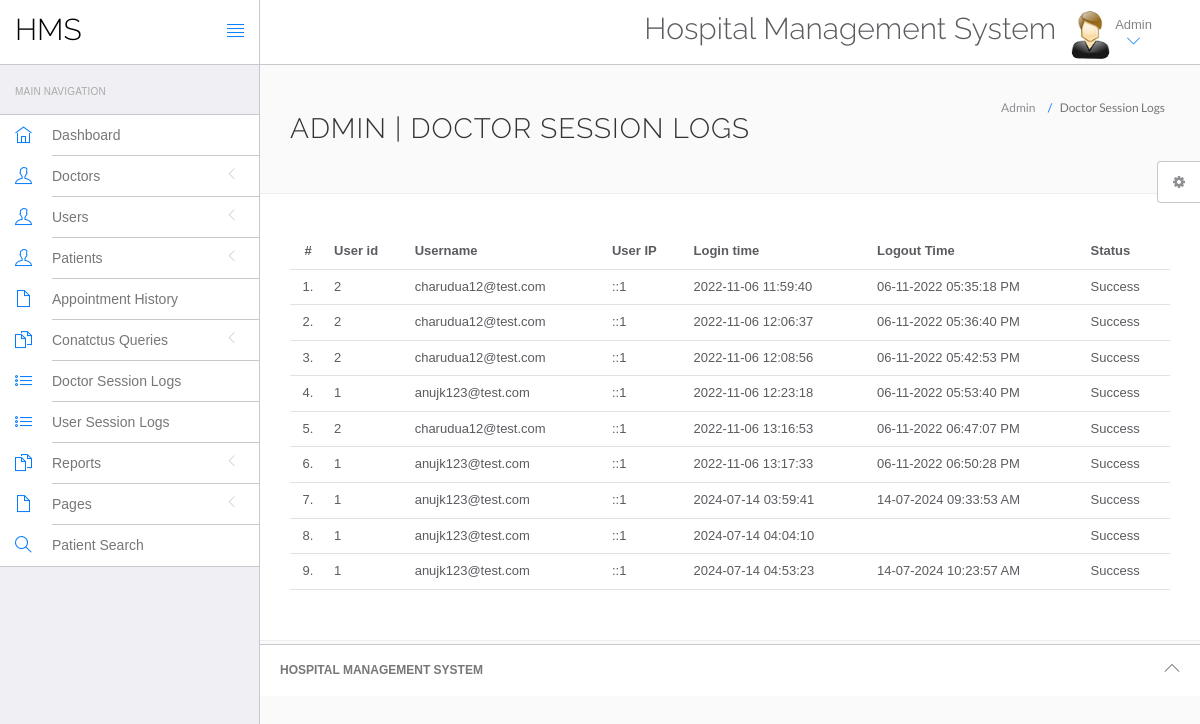
The app's page /hms/admin/doctor-logs.php (signed in) with its own data.
### tables this page shows
CREATE TABLE `doctorslog` (
  `id` int(11) NOT NULL,
  `uid` int(11) DEFAULT NULL,
  `username` varchar(255) DEFAULT NULL,
  `userip` binary(16) DEFAULT NULL,
  `loginTime` timestamp NULL DEFAULT current_timestamp(),
  `logout` varchar(255) DEFAULT NULL,
  `status` int(11) DEFAULT NULL
);

### hms/admin/doctor-logs.php (the view, shortened to what this page needs)
<?php
include('include/config.php');
if(strlen($_SESSION['id']==0)) {
 header('location:logout.php');
  } else{
?>
<!DOCTYPE html>
<html lang="en">
	<head>
		<link rel="stylesheet" href="vendor/bootstrap/css/bootstrap.min.css">
		<link rel="stylesheet" href="vendor/fontawesome/css/font-awesome.min.css">
		<link rel="stylesheet" href="vendor/themify-icons/themify-icons.min.css">
		<link href="vendor/animate.css/animate.min.css" rel="stylesheet" media="screen">
		<link href="vendor/perfect-scrollbar/perfect-scrollbar.min.css" rel="stylesheet" media="screen">
		<link href="vendor/switchery/switchery.min.css" rel="stylesheet" media="screen">
		<link href="vendor/bootstrap-touchspin/jquery.bootstrap-touchspin.min.css" rel="stylesheet" media="screen">
		<link href="vendor/select2/select2.min.css" rel="stylesheet" media="screen">
		<link href="vendor/bootstrap-datepicker/bootstrap-datepicker3.standalone.min.css" rel="stylesheet" media="screen">
		<link href="vendor/bootstrap-timepicker/bootstrap-timepicker.min.css" rel="stylesheet" media="screen">
		<link rel="stylesheet" href="assets/css/styles.css">
		<link rel="stylesheet" href="assets/css/plugins.css">
		<link rel="stylesheet" href="assets/css/themes/theme-1.css" id="skin_color" />
	</head>
	<body>
		<div id="app">
<?php include('include/sidebar.php');?>
			<div class="app-content">
					<?php include('include/header.php');?>
				<div class="main-content" >
					<div class="wrap-content container" id="container">
						<section id="page-title">
							<div class="row">
								<div class="col-sm-8">
									<h1 class="mainTitle">Admin  | Doctor Session Logs</h1>
																	</div>
								<ol class="breadcrumb">
									<li>
										<span>Admin </span>
									</li>
									<li class="active">
										<span>Doctor Session Logs</span>
									</li>
								</ol>
							</div>
						</section>
						<div class="container-fluid container-fullw bg-white">
									<div class="row">
								<div class="col-md-12">
									<table class="table table-hover" id="sample-table-1">
										<thead>
											<tr>
												<th class="center">#</th>
												<th class="hidden-xs">User id</th>
												<th>Username</th>
												<th>User IP</th>
												<th>Login time</th>
												<th>Logout Time </th>
												<th> Status </th>
											</tr>
										</thead>
										<tbody>
<?php
$sql=mysqli_query($con,"select * from doctorslog ");
$cnt=1;
while($row=mysqli_fetch_array($sql))
{
?>
											<tr>
												<td class="center"><?php echo $cnt;?>.</td>
												<td class="hidden-xs"><?php echo $row['uid'];?></td>
												<td class="hidden-xs"><?php echo $row['username'];?></td>
												<td><?php echo $row['userip'];?></td>
												<td><?php echo $row['loginTime'];?></td>
												<td><?php echo $row['logout'];?>
												</td>
												<td>
<?php if($row['status']==1)
{
	echo "Success";
}
else
{
	echo "Failed";
}?>
</td>
											</tr>
											<?php
$cnt=$cnt+1;
											 }?>
										</tbody>
									</table>
								</div>
							</div>
								</div>
					</div>
				</div>
			</div>
	<?php include('include/footer.php');?>
	<?php include('include/setting.php');?>
		</div>
	</body>
</html>
<?php } ?>

### hms/admin/include/sidebar.php (shortened to what this page needs)
<div class="sidebar app-aside" id="sidebar">
				<div class="sidebar-container perfect-scrollbar">
<nav>
						<div class="navbar-title">
							<span>Main Navigation</span>
						</div>
						<ul class="main-navigation-menu">
							<li>
								<a href="dashboard.php">
									<div class="item-content">
										<div class="item-media">
											<i class="ti-home"></i>
										</div>
										<div class="item-inner">
											<span class="title"> Dashboard </span>
										</div>
									</div>
								</a>
							</li>
							<li>
								<a href="javascript:void(0)">
									<div class="item-content">
										<div class="item-media">
											<i class="ti-user"></i>
										</div>
										<div class="item-inner">
											<span class="title"> Doctors </span><i class="icon-arrow"></i>
										</div>
									</div>
								</a>
								</li>
				<li>
								<a href="javascript:void(0)">
									<div class="item-content">
										<div class="item-media">
											<i class="ti-user"></i>
										</div>
										<div class="item-inner">
											<span class="title"> Users </span><i class="icon-arrow"></i>
										</div>
									</div>
								</a>
								</li>
								<li>
								<a href="javascript:void(0)">
									<div class="item-content">
										<div class="item-media">
											<i class="ti-user"></i>
										</div>
										<div class="item-inner">
											<span class="title"> Patients </span><i class="icon-arrow"></i>
										</div>
									</div>
								</a>
								</li>
<li>
								<a href="appointment-history.php">
									<div class="item-content">
										<div class="item-media">
											<i class="ti-file"></i>
										</div>
										<div class="item-inner">
											<span class="title"> Appointment History </span>
										</div>
									</div>
								</a>
							</li>
				<li>
								<a href="javascript:void(0)">
									<div class="item-content">
										<div class="item-media">
											<i class="ti-files"></i>
										</div>
										<div class="item-inner">
											<span class="title"> Conatctus Queries </span><i class="icon-arrow"></i>
										</div>
									</div>
								</a>
								</li>
	<li>
								<a href="doctor-logs.php">
									<div class="item-content">
										<div class="item-media">
											<i class="ti-list"></i>
										</div>
										<div class="item-inner">
											<span class="title"> Doctor Session Logs </span>
										</div>
									</div>
								</a>
							</li>
							<li>
								<a href="user-logs.php">
									<div class="item-content">
										<div class="item-media">
											<i class="ti-list"></i>
										</div>
										<div class="item-inner">
											<span class="title"> User Session Logs </span>
										</div>
									</div>
								</a>
							</li>
				<li>
								<a href="javascript:void(0)">
									<div class="item-content">
										<div class="item-media">
											<i class="ti-files"></i>
										</div>
										<div class="item-inner">
											<span class="title"> Reports </span><i class="icon-arrow"></i>
										</div>
									</div>
								</a>
							</li>
				<li>
								<a href="javascript:void(0)">
									<div class="item-content">
										<div class="item-media">
											<i class="ti-file"></i>
										</div>
										<div class="item-inner">
											<span class="title"> Pages </span><i class="icon-arrow"></i>
										</div>
									</div>
								</a>
							</li>
								<li>
								<a href="patient-search.php">
									<div class="item-content">
										<div class="item-media">
											<i class="ti-search"></i>
										</div>
										<div class="item-inner">
											<span class="title"> Patient Search </span>
										</div>
									</div>
								</a>
							</li>
						</ul>
					</nav>
					</div>
			</div>

### hms/admin/include/header.php (shortened to what this page needs)
<header class="navbar navbar-default navbar-static-top">
					<div class="navbar-header">
						<a class="navbar-brand" href="#">
							<h2 style="padding-top:20%; color:#000 ">HMS</h2>
						</a>
						<a href="#" class="sidebar-toggler pull-right visible-md visible-lg" data-toggle-class="app-sidebar-closed" data-toggle-target="#app">
							<i class="ti-align-justify"></i>
						</a>
					</div>
					<div class="navbar-collapse collapse">
						<ul class="nav navbar-right">
								<li  style="padding-top:2% ">
								<h2>Hospital Management System</h2>
							</li>
							<li class="dropdown current-user">
								<a href class="dropdown-toggle" data-toggle="dropdown">
									<img src="assets/images/images.jpg" > <span class="username">
			Admin
									<i class="ti-angle-down"></i></i></span>
								</a>
							</li>
						</ul>
					</div>
				</header>

### hms/admin/include/footer.php
<footer>
				<div class="footer-inner">
					<div class="pull-left">
					<span class="text-bold text-uppercase"> Hospital Management System</span>
					</div>
					<div class="pull-right">
						<span class="go-top"><i class="ti-angle-up"></i></span>
					</div>
				</div>
			</footer>

### hms/admin/include/setting.php (shortened to what this page needs)
<div class="settings panel panel-default hidden-xs hidden-sm" id="settings">
				<button ct-toggle="toggle" data-toggle-class="active" data-toggle-target="#settings" class="btn btn-default">
					<i class="fa fa-spin fa-gear"></i>
				</button>
			</div>

### hms/admin/assets/css/plugins.css (style rules this page uses)
.perfect-scrollbar { overflow-y: hidden !important; }

### hms/admin/assets/css/themes/theme-1.css (style rules this page uses)
body { background: #FAFAFA; }
header .navbar-header { background: #ffffff !important; border-right-color: #c8c7cc !important; border-bottom-color: #c8c7cc !important; }
header .navbar-header .sidebar-toggler, header .navbar-header .sidebar-mobile-toggler { color: #007aff !important; }
header .navbar-header .navbar-brand { color: #777 !important; }
header .navbar-collapse { background: #ffffff !important; border-bottom-color: #c8c7cc !important; box-shadow: none !important; }
header .navbar-collapse .navbar-right > li > a { color: #777; }
header .navbar-collapse .navbar-right > li > a i { color: #007aff !important; }
#sidebar { background: #EFEFF4 !important; }
#sidebar:before { border-right-width: "1px" !important; border-right-style: solid; border-right-color: #c8c7cc !important; }
#sidebar nav { border-right-width: "1px" !important; border-right-style: solid; border-right-color: #c8c7cc !important; }
#sidebar nav .navbar-title { color: #aaaaaa; }
#sidebar nav > ul { background: #ffffff !important; border-bottom-color: #c8c7cc !important; border-top-color: #c8c7cc !important; }
#sidebar nav > ul > li > a .item-media > i { color: #007aff !important; }
#sidebar nav > ul > li > a .item-inner { color: #777 !important; border-bottom-color: #c8c7cc; }
#app > footer { background: #ffffff !important; border-top-color: #c8c7cc !important; color: #777; }

### records on screen
doctorslog: uid "2", username "charudua12@test.com", userip "::1", loginTime "2022-11-06 11:59:40", logout "06-11-2022 05:35:18 PM", status "Success"
doctorslog: uid "2", username "charudua12@test.com", userip "::1", loginTime "2022-11-06 12:06:37", logout "06-11-2022 05:36:40 PM", status "Success"
doctorslog: uid "2", username "charudua12@test.com", userip "::1", loginTime "2022-11-06 12:08:56", logout "06-11-2022 05:42:53 PM", status "Success"
doctorslog: uid "1", username "anujk123@test.com", userip "::1", loginTime "2022-11-06 12:23:18", logout "06-11-2022 05:53:40 PM", status "Success"
doctorslog: uid "2", username "charudua12@test.com", userip "::1", loginTime "2022-11-06 13:16:53", logout "06-11-2022 06:47:07 PM", status "Success"
doctorslog: uid "1", username "anujk123@test.com", userip "::1", loginTime "2022-11-06 13:17:33", logout "06-11-2022 06:50:28 PM", status "Success"
doctorslog: uid "1", username "anujk123@test.com", userip "::1", loginTime "2024-07-14 03:59:41", logout "14-07-2024 09:33:53 AM", status "Success"
doctorslog: uid "1", username "anujk123@test.com", userip "::1", loginTime "2024-07-14 04:04:10", status "Success"
doctorslog: uid "1", username "anujk123@test.com", userip "::1", loginTime "2024-07-14 04:53:23", logout "14-07-2024 10:23:57 AM", status "Success"
